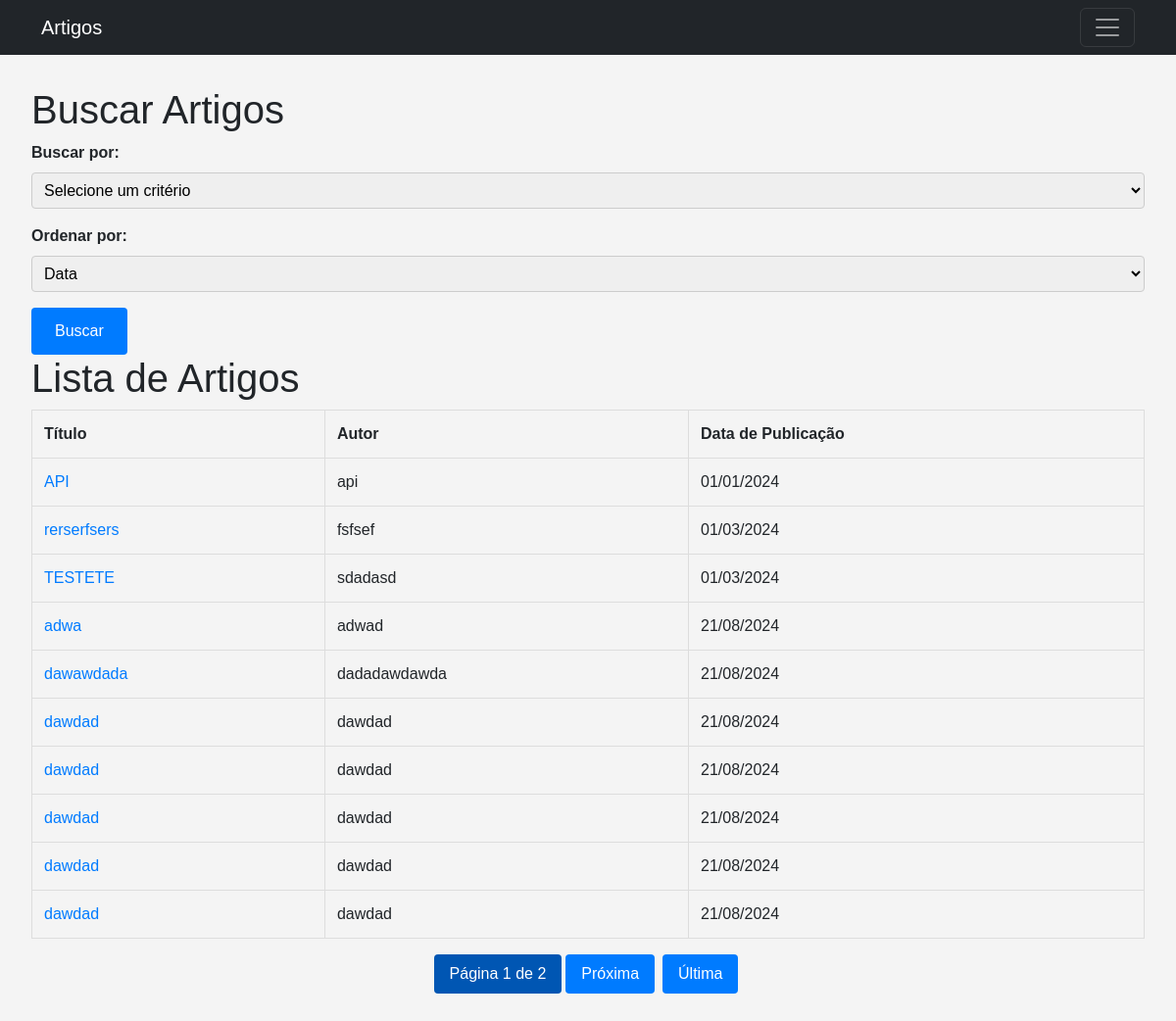
The app's page /artigo/lista_artigos/, older data.
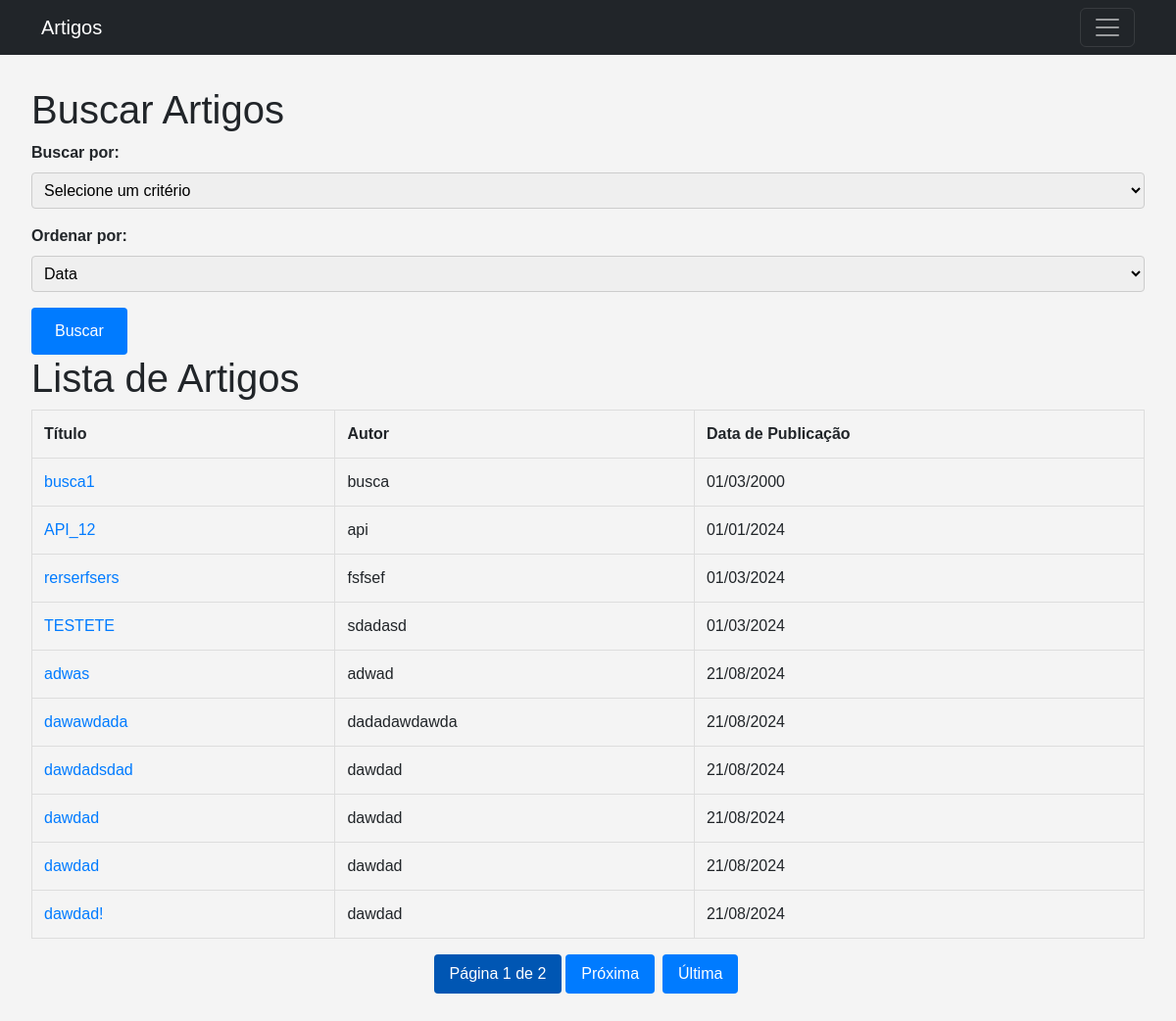
The same page, newer data.
### artigo/models.py (models this page shows, shortened)
class Artigo(models.Model):
    titulo = models.CharField(max_length=255)
    autores = models.CharField(max_length=255)
    resumo = models.CharField(max_length=255)
    abstract = models.TextField()
    palavras_chave = models.TextField()
    data = models.DateField(blank=True, null=True)
    revista = models.CharField(max_length=255)
    arquivo = models.FileField(upload_to='arquivos/', null=True, blank=True)
    ultima_modificacao = models.DateTimeField(auto_now=True)

### artigo/views.py (the view)
# urls.py: path('lista_artigos/', views.lista_artigos, name='lista_artigos'),
def lista_artigos(request):
    filtros = {
        'titulo': request.GET.get('titulo', ''),
        'autor': request.GET.get('autor', ''),
        'revista': request.GET.get('revista', ''),
        'palavra_chave': request.GET.get('palavra_chave', ''),
        'data': request.GET.get('data', ''),
        'resumo': request.GET.get('resumo', '')
    }
    ordenar_por = request.GET.get('ordenar_por', 'data')
    pagina = request.GET.get('pagina', 1)
    artigos = Artigo.objects.all()
    if filtros['titulo']:
        artigos = artigos.filter(titulo__icontains=filtros['titulo'])
    if filtros['autor']:
        artigos = artigos.filter(autores__icontains=filtros['autor'])
    if filtros['revista']:
        artigos = artigos.filter(revista__icontains=filtros['revista'])
    if filtros['palavra_chave']:
        artigos = artigos.filter(palavras_chave__icontains=filtros['palavra_chave'])
    if filtros['data']:
        artigos = artigos.filter(data=filtros['data'])
    if filtros['resumo']:
        artigos = artigos.filter(resumo__icontains=filtros['resumo'])
    artigos = artigos.order_by(ordenar_por)
    paginator = Paginator(artigos, 10)  # 10 artigos por página
    artigos_paginados = paginator.get_page(pagina)
    return render(request, 'lista_artigos.html', {
        'artigos': artigos_paginados,
        'filtros': filtros,
        'ordenar_por': ordenar_por
    })

### artigo/templates/lista_artigos.html (shortened to what this page needs)
{% extends 'menu.html' %}
{% block content %}
<main>
<section id="busca_artigos">
    <h1>Buscar Artigos</h1>
    <form method="get" action="{% url 'busca_artigos' %}">
        <label for="criterio">Buscar por:</label>
        <select name="criterio" id="criterio" onchange="mostrarCampo()">
            <option value="">Selecione um critério</option>
        </select>
        <label for="ordenar_por">Ordenar por:</label>
        <select name="ordenar_por" id="ordenar_por">
            <option value="data" {% if ordenar_por == 'data' %}selected{% endif %}>Data</option>
        </select>
        <button type="submit">Buscar</button>
    </form>
</section>
<section id="lista_artigos">
    <h1>Lista de Artigos</h1>
    <table>
        <thead>
            <tr>
                <th>Título</th>
                <th>Autor</th>
                <th>Data de Publicação</th>
            </tr>
        </thead>
        <tbody>
            {% for artigo in artigos %}
                <tr>
                    <td><a href="{% url 'detalhes_artigo' artigo.id %}">{{ artigo.titulo }}</a></td>
                    <td>{{ artigo.autores }}</td>
                    <td>{{ artigo.data|date:"d/m/Y" }}</td>
                </tr>
            {% empty %}
                <tr>
                    <td colspan="3">Nenhum artigo encontrado.</td>
                </tr>
            {% endfor %}
        </tbody>
    </table>
    <div class="pagination">
        <span class="current">Página {{ artigos.number }} de {{ artigos.paginator.num_pages }}</span>
        {% if artigos.has_next %}
            <a href="?{% if filtros.criterio %}criterio={{ filtros.criterio }}{% endif %}&ordenar_por={{ ordenar_por }}&pagina={{ artigos.next_page_number }}">Próxima</a>
            <a href="?{% if filtros.criterio %}criterio={{ filtros.criterio }}{% endif %}&ordenar_por={{ ordenar_por }}&pagina={{ artigos.paginator.num_pages }}">Última</a>
        {% endif %}
    </div>
</section>
</main>
{% endblock %}

### home/templates/menu.html (shortened to what this page needs)
<!doctype html>
<html lang="pt-br">
<head>
  <link href="https://cdn.jsdelivr.net/npm/bootstrap@5.3.3/dist/css/bootstrap.min.css" rel="stylesheet"
>
</head>
<body>
  <nav class="navbar navbar-dark bg-dark ">
    <div class="container">
      <a class="navbar-brand" href="/">Artigos</a>
      <button class="navbar-toggler" type="button" data-bs-toggle="offcanvas" data-bs-target="#offcanvasNavbar"
        aria-controls="offcanvasNavbar" aria-label="Toggle navigation">
        <span class="navbar-toggler-icon"></span>
      </button>
    </div>
  </nav>
  {% block content %}
  {% endblock %}
</body>
</html>

### artigo/templates/lista_artigos.html (style rules this page uses)
body { font-family: Arial, sans-serif; background-color: #f4f4f4; margin: 0; padding: 0; }
main { padding: 2rem; }
table { width: 100%; border-collapse: collapse; margin-bottom: 1rem; }
table, th, td { border: 1px solid #ddd; }
th, td { padding: 0.75rem; text-align: left; }
th { background-color: #f4f4f4; font-weight: bold; }
label { display: block; margin-bottom: 0.5rem; font-weight: bold; }
input[type="text"], input[type="number"], textarea, input[type="date"], select { width: 100%; padding: 0.5rem; margin-bottom: 1rem; border: 1px solid #ccc; border-radius: 4px; }
button { background-color: #007bff; color: #fff; border: none; padding: 0.75rem 1.5rem; border-radius: 4px; cursor: pointer; }
a { color: #007bff; text-decoration: none; }
.pagination { display: flex; justify-content: center; margin: 1rem 0; }
.pagination a { margin: 0 0.25rem; padding: 0.5rem 1rem; background-color: #007bff; color: white; text-decoration: none; border-radius: 4px; }
.pagination .current { background-color: #0056b3; color: white; padding: 0.5rem 1rem; border-radius: 4px; }

Row changes from the older to the newer data that the page shows:
no longer on this page (row edited): Artigo: titulo "dawdad", autores "dawdad", data "21/08/2024"
added Artigo: titulo "busca1", autores "busca", data "01/03/2000"
changed Artigo "api": titulo "API" → "API_12"
changed Artigo "adwad": titulo "adwa" → "adwas"
changed Artigo: titulo "dawdad" → "dawdadsdad"
changed Artigo: titulo "dawdad" → "dawdad!"
